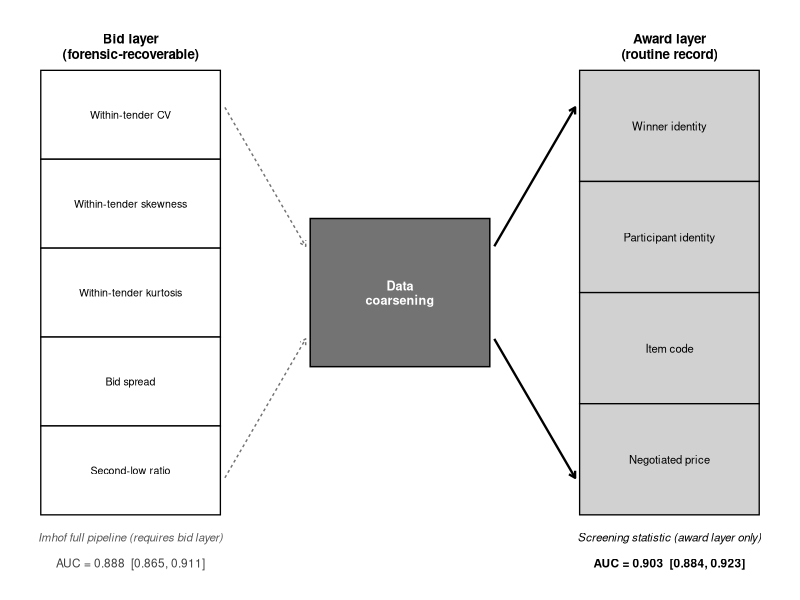
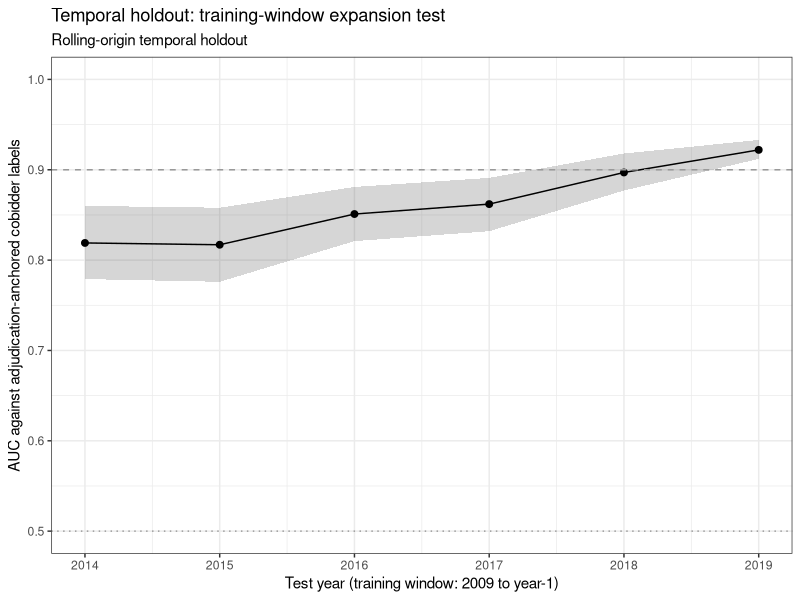

The R script that drew these images, in order:
#!/usr/bin/env Rscript

suppressPackageStartupMessages({
  library(ggplot2)
  library(dplyr)
  library(tibble)
})

dir.create("output/figures", showWarnings = FALSE, recursive = TRUE)

# Figure 1: information layers.
total_height <- 24
n_bid <- 5
n_award <- 4
row_h_bid <- total_height / n_bid
row_h_award <- total_height / n_award

bid <- tibble(
  feature = c("Within-tender CV", "Within-tender skewness",
              "Within-tender kurtosis", "Bid spread",
              "Second-low ratio"),
  i = 1:n_bid
) |>
  mutate(y_top = (i - 1) * row_h_bid,
         y_bottom = i * row_h_bid,
         x_start = 0, x_end = 2)

award <- tibble(
  feature = c("Winner identity", "Participant identity",
              "Item code", "Negotiated price"),
  i = 1:n_award
) |>
  mutate(y_top = (i - 1) * row_h_award,
         y_bottom = i * row_h_award,
         x_start = 6, x_end = 8)

gate_xmin <- 3.0
gate_xmax <- 5.0
gate_ymin <- total_height / 2 - 4
gate_ymax <- total_height / 2 + 4

bid_arrows <- tibble(
  x_from = 2.05, x_to = 2.95,
  y_from = c(2, total_height - 2),
  y_to = c(gate_ymin + 1.5, gate_ymax - 1.5)
)

award_arrows <- tibble(
  x_from = 5.05, x_to = 5.95,
  y_from = c(gate_ymin + 1.5, gate_ymax - 1.5),
  y_to = c(2, total_height - 2)
)

p1 <- ggplot() +
  geom_rect(data = bid,
            aes(xmin = x_start, xmax = x_end,
                ymin = -y_bottom, ymax = -y_top),
            fill = "white", color = "black", linewidth = 0.45) +
  geom_text(data = bid,
            aes(x = (x_start + x_end) / 2,
                y = -(y_top + y_bottom) / 2,
                label = feature),
            size = 2.7, family = "sans", color = "black") +
  geom_rect(data = award,
            aes(xmin = x_start, xmax = x_end,
                ymin = -y_bottom, ymax = -y_top),
            fill = "gray82", color = "black", linewidth = 0.45) +
  geom_text(data = award,
            aes(x = (x_start + x_end) / 2,
                y = -(y_top + y_bottom) / 2,
                label = feature),
            size = 2.85, family = "sans", color = "black") +
  annotate("rect",
           xmin = gate_xmin, xmax = gate_xmax,
           ymin = -gate_ymax, ymax = -gate_ymin,
           fill = "gray45", color = "black", linewidth = 0.5) +
  annotate("text",
           x = (gate_xmin + gate_xmax) / 2,
           y = -(gate_ymin + gate_ymax) / 2,
           label = "Data\ncoarsening",
           color = "white", size = 3.2, fontface = "bold",
           family = "sans", lineheight = 0.95) +
  geom_segment(data = bid_arrows,
               aes(x = x_from, xend = x_to,
                   y = -y_from, yend = -y_to),
               color = "gray45", linewidth = 0.5, linetype = "22",
               arrow = arrow(length = unit(0.16, "cm"))) +
  geom_segment(data = award_arrows,
               aes(x = x_from, xend = x_to,
                   y = -y_from, yend = -y_to),
               color = "black", linewidth = 0.8,
               arrow = arrow(length = unit(0.18, "cm"))) +
  annotate("text", x = 1, y = 1.3,
           label = "Bid layer\n(forensic-recoverable)",
           fontface = "bold", size = 3.4, family = "sans",
           lineheight = 0.95) +
  annotate("text", x = 7, y = 1.3,
           label = "Award layer\n(routine record)",
           fontface = "bold", size = 3.4, family = "sans",
           lineheight = 0.95) +
  annotate("text",
           x = 1, y = -(total_height + 1.2),
           label = "Imhof full pipeline (requires bid layer)",
           size = 2.9, family = "sans", color = "gray35",
           fontface = "italic") +
  annotate("text",
           x = 1, y = -(total_height + 2.6),
           label = "AUC = 0.888  [0.865, 0.911]",
           size = 3.0, family = "sans", color = "gray25") +
  annotate("text",
           x = 7, y = -(total_height + 1.2),
           label = "Screening statistic (award layer only)",
           size = 2.9, family = "sans", color = "black",
           fontface = "italic") +
  annotate("text",
           x = 7, y = -(total_height + 2.6),
           label = "AUC = 0.903  [0.884, 0.923]",
           size = 3.0, family = "sans", color = "black",
           fontface = "bold") +
  scale_x_continuous(limits = c(-0.3, 8.3), expand = c(0, 0)) +
  scale_y_continuous(limits = c(-(total_height + 4), 3.2),
                     expand = c(0, 0)) +
  labs(title = NULL, subtitle = NULL, caption = NULL) +
  theme_void(base_size = 11, base_family = "sans") +
  theme(plot.margin = margin(8, 10, 8, 10))

ggsave("output/figures/fig_data_coarsening.pdf", p1,
       width = 7.0, height = 4.6, device = cairo_pdf)

# Figure 2: temporal holdout AUC. Values match Appendix D.4.
yearly <- tibble(
  test_year = 2014:2019,
  auc = c(0.819, 0.817, 0.851, 0.862, 0.897, 0.922),
  ci_lo = c(0.779, 0.776, 0.821, 0.832, 0.877, 0.912),
  ci_hi = c(0.860, 0.858, 0.881, 0.891, 0.918, 0.933)
)

p2 <- ggplot(yearly, aes(x = test_year, y = auc)) +
  geom_ribbon(aes(ymin = ci_lo, ymax = ci_hi), alpha = 0.2) +
  geom_line() +
  geom_point(size = 2) +
  geom_hline(yintercept = 0.5, linetype = "dotted", color = "gray60") +
  geom_hline(yintercept = 0.9, linetype = "dashed", color = "gray60") +
  coord_cartesian(ylim = c(0.5, 1.0)) +
  labs(x = "Test year (training window: 2009 to year-1)",
       y = "AUC against adjudication-anchored cobidder labels",
       title = "Temporal holdout: training-window expansion test",
       subtitle = "Rolling-origin temporal holdout") +
  theme_bw()

ggsave("output/figures/fig_temporal_holdout_roc.pdf", p2,
       width = 7, height = 4.5, device = cairo_pdf)
